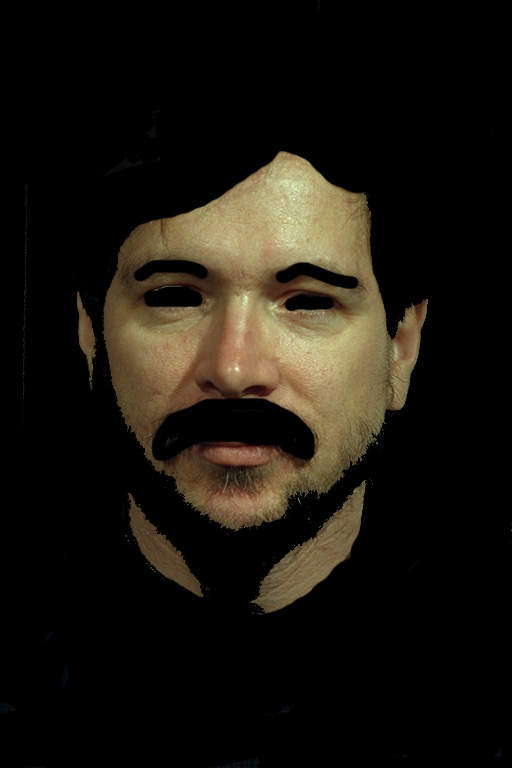
#> input picture SkinDataset/GT/243.jpg, 512 x 768 px
$ python trabalhoKmeansRequisito1.py
#> lines starting #> are read from the running program, lines starting #| are printed output that depends on the picture; after the words box and inside, x2 and y2 are one past the last pixel; in counts of white or black regions, pixels touching at a corner belong together; long printed decimals are rounded
import cv2
import numpy as np
import operator
from os import listdir
from os.path import isfile, join

def is_skin_color(pix, centers):
    x = pix[0]
    y = pix[1]
    norm0 = np.linalg.norm(tuple(map(operator.sub, pix[1:], centers[0])))
    norm1 = np.linalg.norm(tuple(map(operator.sub, pix[1:], centers[1])))
    if norm0 < norm1:
        return 0
    else:
        return 255

bw_files = [f for f in listdir("SkinDataset/GT_bw/") if isfile(join("SkinDataset/GT_bw/", f))]
gt_files = [f for f in listdir("SkinDataset/GT/") if isfile(join("SkinDataset/GT/", f))]
bw_files = [f for f in bw_files if f != "243.jpg" and f != "278.jpg" and f != ".DS_Store"]
gt_files = [f for f in gt_files if f != "243.jpg" and f != "278.jpg" and f != ".DS_Store"]

if bw_files == None or bw_files == []:
    for f in gt_files:
        im_gray = cv2.imread("SkinDataset/GT/" + f, 0)
        (thresh, im_bw) = cv2.threshold(im_gray, 8, 255, cv2.THRESH_BINARY)
        cv2.imwrite("SkinDataset/GT_bw/" + f, im_bw)

skin_pix = []
no_skin_pix = []

sum_skin_u = 0
sum_skin_v = 0
sum_no_skin_u = 0
sum_no_skin_v = 0

im_bw = None
z = []

if not isfile('SkinDataset/GT_bw_results/243.jpg') or not isfile('SkinDataset/GT_bw_results/278.jpg'):

    labels = None
    centers = None

    if not isfile('SkinDataset/labels.npy') or not isfile('SkinDataset/centers.npy'):
        for f in gt_files:
            im_color = cv2.imread("SkinDataset/ORI/" + f, 1)
            im_bw = cv2.imread("SkinDataset/GT_bw/" + f, 0)
            im_yuv = cv2.cvtColor(im_color, cv2.COLOR_BGR2YUV)

            for i in range(0, im_yuv.shape[0]):
                for j in range(0, im_yuv.shape[1]):
                    if im_bw[i, j] != 0:
                        skin_pix.append(im_yuv[i, j][1:])
                        sum_skin_u = im_yuv[i, j][1]
                        sum_skin_v = im_yuv[i, j][2]
                    else:
                        no_skin_pix.append(im_yuv[i, j][1:])
                        sum_no_skin_u = im_yuv[i, j][1]
                        sum_no_skin_v = im_yuv[i, j][2]
                    z.append((im_yuv[i, j][1], im_yuv[i, j][2]))

        avg_skin_u = sum_skin_u / len(skin_pix)
        avg_skin_v = sum_skin_v / len(skin_pix)
        avg_no_skin_u = sum_no_skin_u / len(no_skin_pix)
        avg_no_skin_v =  sum_no_skin_v / len(no_skin_pix)

        centers = np.zeros((2, 2))
        centers[0, 0] = avg_skin_u
        centers[0, 1] = avg_skin_v
        centers[1, 0] = avg_no_skin_u
        centers[1, 1] = avg_no_skin_v

        criteria = (cv2.TERM_CRITERIA_MAX_ITER, 10, 1.0)
        flags = cv2.KMEANS_USE_INITIAL_LABELS
        compactness, labels, centers = cv2.kmeans(np.array(z, np.float32), 2, None, criteria, 10, flags, centers)

        np.save('SkinDataset/labels', labels)
        np.save('SkinDataset/centers', centers)

    else:
        labels = np.load('SkinDataset/labels.npy')
        centers = np.load('SkinDataset/centers.npy')
        im_bw = cv2.imread("SkinDataset/GT_bw/11.jpg", 0)

    im243 = cv2.imread("SkinDataset/ORI/243.jpg", 1)
    im278 = cv2.imread("SkinDataset/ORI/278.jpg", 1)

    im243_yuv = cv2.cvtColor(im243, cv2.COLOR_BGR2YUV)
    im278_yuv = cv2.cvtColor(im278, cv2.COLOR_BGR2YUV)

    im243_bw = im_bw.copy()
    im278_bw = im_bw.copy()

    for i in range(0, im243_yuv.shape[0]):
        for j in range(0, im243_yuv.shape[1]):
            im243_bw[i, j] = is_skin_color(im243_yuv[i, j], centers)

    for i in range(0, im278_yuv.shape[0]):
        for j in range(0, im278_yuv.shape[1]):
            im278_bw[i, j] = is_skin_color(im278_yuv[i, j], centers)

    cv2.imwrite("SkinDataset/GT_bw_results/243.jpg", im243_bw)
    cv2.imwrite("SkinDataset/GT_bw_results/278.jpg", im278_bw)

im_gray = cv2.imread("SkinDataset/GT/243.jpg", 0)
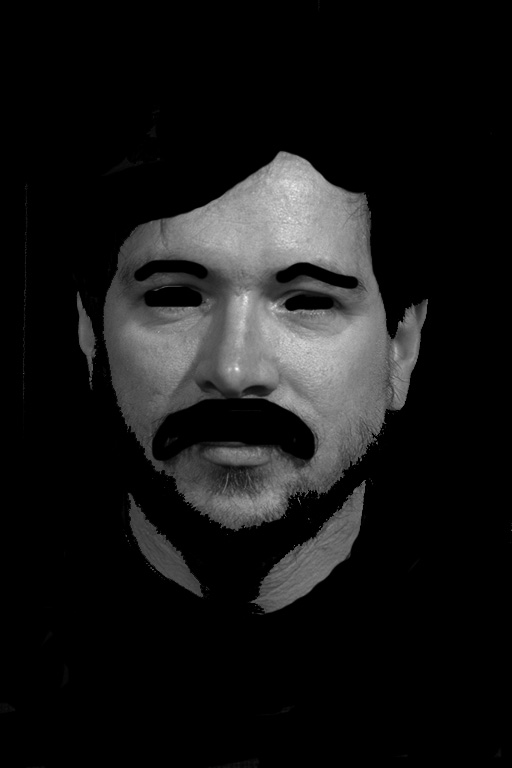
#> im_gray: shape (768, 512); min 0, max 249, mean 22.9
(thresh, im_bw) = cv2.threshold(im_gray, 8, 255, cv2.THRESH_BINARY)
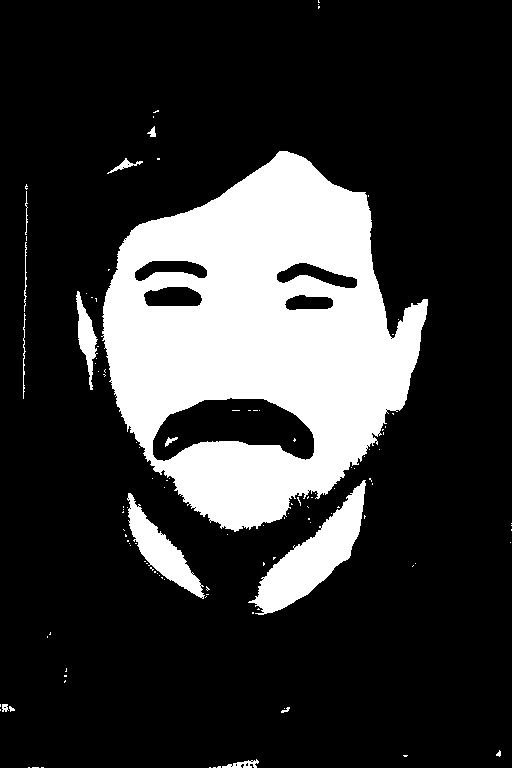
#> im_bw: shape (768, 512); 21% white; 120 white regions (105 under 20 px), largest, box (x1, y1, x2, y2) and area: (101, 151, 428, 532) 72504, (248, 480, 366, 615) 5456, (127, 493, 205, 599) 2570
cv2.imwrite("SkinDataset/GT_bw/243.jpg", im_bw)

im_gray = cv2.imread("SkinDataset/GT/278.jpg", 0)
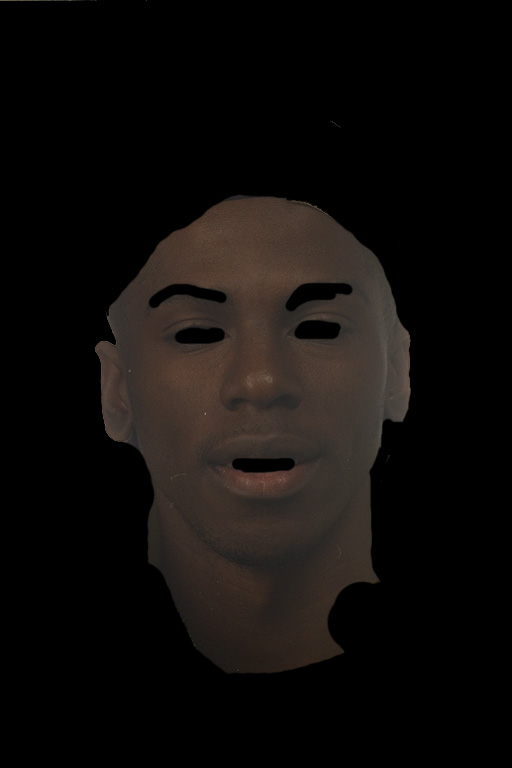
#> input picture SkinDataset/GT/278.jpg, 512 x 768 px
#> im_gray: shape (768, 512); min 0, max 139, mean 13.9
(thresh, im_bw) = cv2.threshold(im_gray, 8, 255, cv2.THRESH_BINARY)
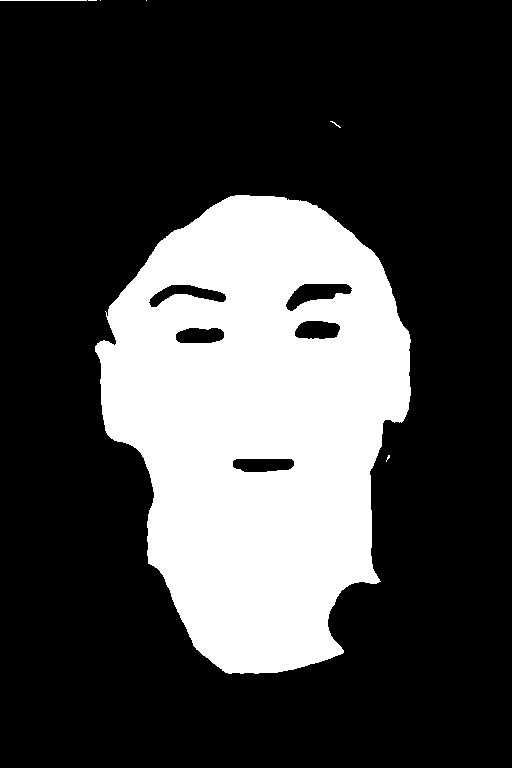
#> im_bw: shape (768, 512); 26.4% white; 7 white regions (5 under 20 px), largest, box (x1, y1, x2, y2) and area: (95, 195, 411, 674) 103755, (0, 0, 87, 1) 87
cv2.imwrite("SkinDataset/GT_bw/278.jpg", im_bw)

# Acurácia & Jaccard Index

correct_pix_count = 0
jaccard_div = 0
im_bw = cv2.imread("SkinDataset/GT_bw/243.jpg", 0)
#> im_bw: shape (768, 512); min 0, max 255, mean 53.5
im_bw_result = cv2.imread("SkinDataset/GT_bw_results/243.jpg", 0)
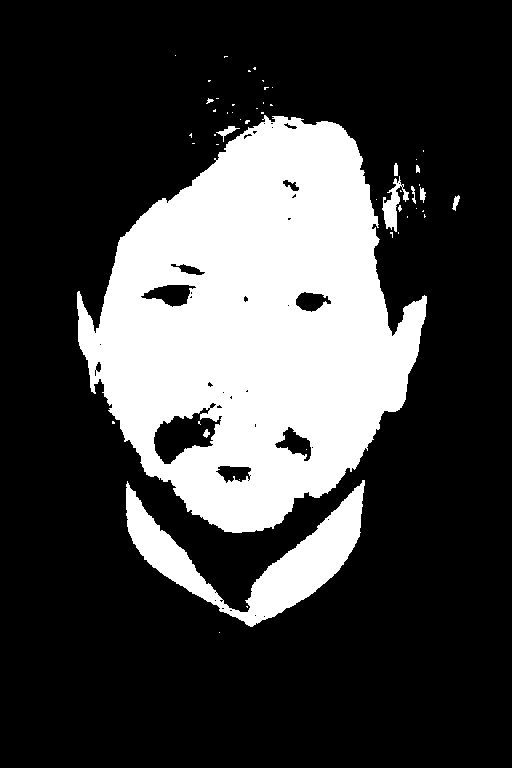
#> input picture SkinDataset/GT_bw_results/243.jpg, 512 x 768 px
#> im_bw_result is the input picture: shape (768, 512); min 0, max 255, mean 65.6

for i in range(0, im_bw_result.shape[0]):
    for j in range(0, im_bw_result.shape[1]):
        if im_bw_result[i, j] == im_bw[i, j]:
            correct_pix_count += 1
            jaccard_div += 1
        else:
            jaccard_div += 2
#> after the loop, correct_pix_count = 354550; jaccard_div = 431882

acurracy = correct_pix_count / (im_bw_result.shape[0] * im_bw_result.shape[1])
#> acurracy = 0.902
jaccard_index = correct_pix_count / jaccard_div
#> jaccard_index = 0.821

print("-----------------------")
print("Acurracy Img 243: ", acurracy)
#| Acurracy Img 243:  0.9017
print("Jaccard Index Img 243: ", jaccard_index)
#| Jaccard Index Img 243:  0.8209

correct_pix_count = 0
im_bw = cv2.imread("SkinDataset/GT_bw/278.jpg", 0)
#> im_bw: shape (768, 512); min 0, max 255, mean 67.4
im_bw_result = cv2.imread("SkinDataset/GT_bw_results/278.jpg", 0)
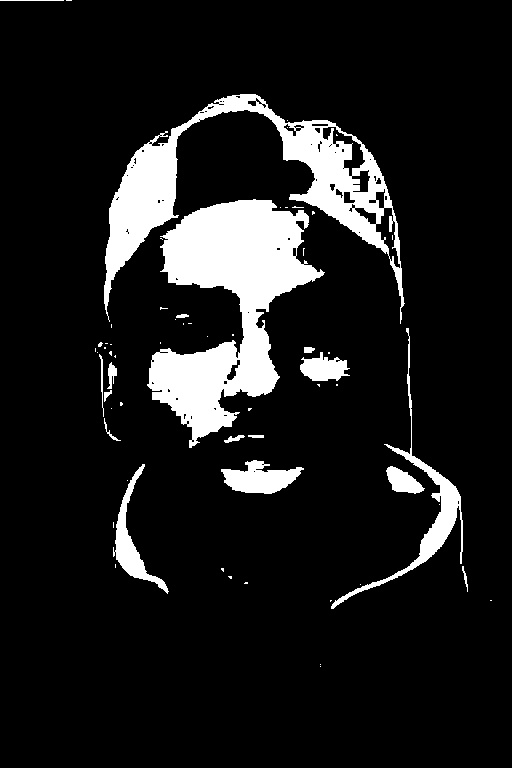
#> input picture SkinDataset/GT_bw_results/278.jpg, 512 x 768 px
#> im_bw_result is the input picture: shape (768, 512); min 0, max 255, mean 27.9

for i in range(0, im_bw_result.shape[0]):
    for j in range(0, im_bw_result.shape[1]):
        if im_bw_result[i, j] == im_bw[i, j]:
            correct_pix_count += 1
            jaccard_div += 1
        else:
            jaccard_div += 2
#> after the loop, correct_pix_count = 283632; jaccard_div = 934682

acurracy = correct_pix_count / (im_bw_result.shape[0] * im_bw_result.shape[1])
#> acurracy = 0.721
jaccard_index = correct_pix_count / jaccard_div
#> jaccard_index = 0.303

print("-----------------------")
print("Acurracy Img 278: ", acurracy)
#| Acurracy Img 278:  0.7213
print("Jaccard Index Img 278: ", jaccard_index)
#| Jaccard Index Img 278:  0.3035
print("-----------------------")
